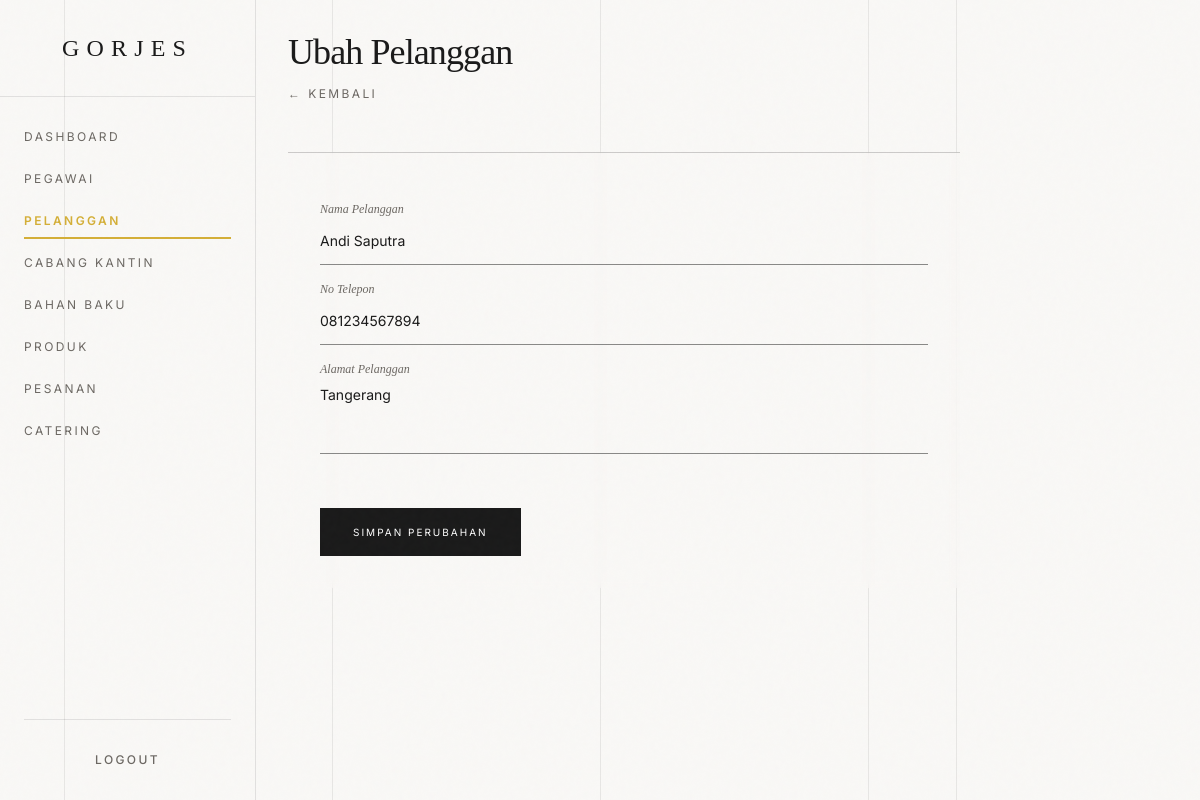
Page /dashboard/pelanggan/pelangganubah.php?id=5 (signed in) on the committed database.
### tables this page shows
create table pelanggan
(
    id_pelanggan     int auto_increment
        primary key,
    nama_pelanggan   varchar(100) not null,
    no_telp          varchar(20)  null,
    alamat_pelanggan text         null
);

### dashboard/pelanggan/pelangganubah.php (the view, shortened to what this page needs)
<?php
include '../../layouts/config.php';
$id = $_GET['id'] ?? 0;
$sql = "SELECT * FROM pelanggan WHERE id_pelanggan = ?";
$stmt = mysqli_prepare($conn, $sql);
mysqli_stmt_bind_param($stmt, 'i', $id);
mysqli_stmt_execute($stmt);
$result = mysqli_stmt_get_result($stmt);
$data = mysqli_fetch_assoc($result);
include '../../layouts/head.php';
include '../../layouts/menu.php';
?>
<div class="mb-12 relative z-10">
    <h2 class="font-serif text-4xl tracking-tight mb-2">Ubah Pelanggan</h2>
    <a href="pelangganlihat.php" class="text-xs tracking-[0.2em] uppercase text-luxury-mutedFg hover:text-luxury-accent transition-colors">← Kembali</a>
</div>
<div class="border-t border-luxury-fg/20 pt-8 relative z-10 max-w-2xl bg-luxury-bg/50 backdrop-blur-sm p-8">
    <form action="controllers/update.php" method="POST" class="space-y-8">
        <div class="relative group">
            <input type="text" name="nama_pelanggan" id="nama_pelanggan" required value="<?= htmlspecialchars($data['nama_pelanggan']) ?>"
                class="w-full h-12 bg-transparent border-b border-luxury-fg/50 text-sm px-0 py-2 focus:outline-none focus:border-luxury-accent transition-colors duration-500 peer placeholder-transparent" placeholder="Nama Pelanggan">
            <label for="nama_pelanggan" class="absolute left-0 -top-4 text-xs text-luxury-mutedFg font-serif italic transition-all duration-500 peer-focus:-top-4 peer-focus:text-xs peer-focus:text-luxury-accent">Nama Pelanggan</label>
        </div>
        <div class="relative group">
            <input type="text" name="no_telp" id="no_telp" required value="<?= htmlspecialchars($data['no_telp']) ?>"
                class="w-full h-12 bg-transparent border-b border-luxury-fg/50 text-sm px-0 py-2 focus:outline-none focus:border-luxury-accent transition-colors duration-500 peer placeholder-transparent" placeholder="No Telepon">
            <label for="no_telepon" class="absolute left-0 -top-4 text-xs text-luxury-mutedFg font-serif italic transition-all duration-500 peer-focus:-top-4 peer-focus:text-xs peer-focus:text-luxury-accent">No Telepon</label>
        </div>
        <div class="relative group mt-12">
            <textarea name="alamat_pelanggan" id="alamat_pelanggan" rows="3"
                class="w-full bg-transparent border-b border-luxury-fg/50 text-sm px-0 py-2 focus:outline-none focus:border-luxury-accent transition-colors duration-500 peer placeholder-transparent resize-none" placeholder="Alamat Pelanggan"><?= htmlspecialchars($data['alamat_pelanggan']) ?></textarea>
            <label for="alamat_pelanggan" class="absolute left-0 -top-4 text-xs text-luxury-mutedFg font-serif italic transition-all duration-500 peer-focus:-top-4 peer-focus:text-xs peer-focus:text-luxury-accent">Alamat Pelanggan</label>
        </div>
        <div class="pt-4">
            <button type="submit"
                class="h-12 px-8 border border-[#1A1A1A] bg-[#1A1A1A] text-white text-[10px] tracking-[0.2em] uppercase relative overflow-hidden group hover:bg-transparent hover:text-[#1A1A1A] transition-all duration-500">
                <span class="relative z-10 transition-colors duration-500">Simpan Perubahan</span>
            </button>
        </div>
    </form>
</div>
<?php
include '../../layouts/footer.php';
include '../../layouts/vendor-scripts.php';
?>

### layouts/head.php (style rules this page uses)
body { background-color: #F9F8F6; color: #1A1A1A; border-radius: 0px !important; }
* { border-radius: 0px !important; }

### rows in the picture
pelanggan: nama_pelanggan "Andi Saputra", no_telp "081234567894", alamat_pelanggan "Tangerang"
